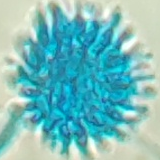
#> input picture dataset/00/000.png, 160 x 160 px; its folder holds only this picture in this run
$ python 00_audit_train.py
#> lines starting #> are read from the running program, lines starting #| are printed output that depends on the picture
### paths.py
# -*- coding: utf-8 -*-
"""
paths.py —— 全部脚本共用的输出文件夹约定（放在 Audit 文件夹，和其他脚本在一起）

Audit/
├── *.py, *.zsh                  脚本
├── taxonomy_map.csv, answers.csv
└── output/
    ├── 01_trainsets/            trainset, trainset_v3, trainset_roi_v3, trainset_loso_* …
    ├── 02_training_runs/        runs/（新训练默认放这里）, runs_20261009_…, runs_loso/
    ├── 03_external_eval/        ext_eval*, ext_loso/
    ├── 04_audit_review/         ext_audit/, train_audit/, review_*/, review_images.csv …
    ├── 05_roi_diagnostics/      roi_diag*
    └── 06_logs/

命令行里可以只写短名字，脚本会自动到对应文件夹里找：
    --trainset trainset_v3                → output/01_trainsets/trainset_v3
    --models runs/swin_t_full_final       → output/02_training_runs/runs/swin_t_full_final
    --out ext_eval_roi_v3                 → output/03_external_eval/ext_eval_roi_v3
写绝对路径或当前目录下确实存在的路径，则按原样使用（兼容旧的文件夹结构）。
"""
import os
import sys
import math
import unicodedata

BASE = os.path.dirname(os.path.abspath(__file__))
OUT = os.path.join(BASE, "output")
TRAINSETS = os.path.join(OUT, "01_trainsets")
RUNS_ROOT = os.path.join(OUT, "02_training_runs")
RUNS = os.path.join(RUNS_ROOT, "runs")                 # train.py 新训练的默认位置
EXT = os.path.join(OUT, "03_external_eval")
AUDIT = os.path.join(OUT, "04_audit_review")
DIAG = os.path.join(OUT, "05_roi_diagnostics")
LOGS = os.path.join(OUT, "06_logs")

EXT_AUDIT = os.path.join(AUDIT, "ext_audit")
TRAIN_AUDIT = os.path.join(AUDIT, "train_audit")
MANIFEST = os.path.join(EXT_AUDIT, "manifest.csv")
INVENTORY = os.path.join(EXT_AUDIT, "inventory.csv")
TRAIN_MANIFEST = os.path.join(TRAIN_AUDIT, "train_manifest.csv")

ALL_DIRS = [TRAINSETS, RUNS_ROOT, EXT, AUDIT, DIAG, LOGS]


def _clean(p):
    return os.path.expanduser(str(p).strip().strip("'\""))


# [13 lines left out: function find, not called in this run]


def place(p, base):
    """输出用：绝对路径 → 原样；当前目录下已存在 → 原样（旧结构）；只写了名字 → 放进 base"""
    p = _clean(p)
#> in scan, im is the input picture: PIL image 160x160 RGBA; mean R, G, B, A 119.8, 187.4, 188.5, 255
    if os.path.isabs(p):
        return p
    if os.path.exists(p):
        return os.path.abspath(p)
    parent = os.path.dirname(p.rstrip("/"))
    if parent and os.path.isdir(parent):          # 写了带文件夹的路径且上级文件夹存在（如 output/03_external_eval/xxx）
        return os.path.abspath(p)
    tail = p[2:] if p.startswith("./") else p
    return os.path.join(base, tail)


# [35 lines left out: functions find_trainset_csv, find_run, latest_cv_run, not called in this run]


# ---------------------------------------------------------------------------
# 中文对齐的表格（pandas 的 to_string 把中文当 1 格，终端里会错位）
# ---------------------------------------------------------------------------
def _dw(s):
    return sum(2 if unicodedata.east_asian_width(c) in "WF" else 1 for c in str(s))


def _fmt(v):
    try:
        import numpy as np
        if isinstance(v, np.floating):
            v = float(v)
        elif isinstance(v, np.integer):
            v = int(v)
    except ImportError:
        pass
    if v is None:
        return "—"
    if isinstance(v, float):
        return "—" if math.isnan(v) else f"{v:.3f}"
    if isinstance(v, (tuple, list)):
        return "(" + ", ".join(_fmt(x) for x in v) + ")"
    return str(v)


def table(obj, index=True):
    """DataFrame / Series → 按显示宽度对齐的文本表格；数字列右对齐"""
    import pandas as pd
    if isinstance(obj, pd.Series):
        obj = obj.to_frame(obj.name if obj.name is not None else "数量")
    keep_index = index and not isinstance(obj.index, pd.RangeIndex)
    df = obj.reset_index() if keep_index else obj
    cols = ["" if str(c) == "index" else str(c) for c in df.columns]
    rows = [[_fmt(v) for v in r] for r in df.itertuples(index=False)]
    if not rows:
        return "（无数据）"
    w = [max([_dw(c)] + [_dw(r[i]) for r in rows]) for i, c in enumerate(cols)]

    def isnum(x):
        x = x.replace("—", "").replace("-", "", 1).replace(".", "", 1)
        return x == "" or x.isdigit() or x.startswith("(")
    right = [all(isnum(r[i]) for r in rows) for i in range(len(cols))]

    def line(vals):
        out = []
        for i, v in enumerate(vals):
            pad = " " * (w[i] - _dw(v))
            out.append(pad + v if right[i] else v + pad)
        return "  ".join(out).rstrip()
    head = line(cols)
    return "\n".join([head, "-" * _dw(head)] + [line(r) for r in rows])

### 00_audit_train.py
#!/usr/bin/env python3
# -*- coding: utf-8 -*-
"""
00_audit_train.py —— 训练集审计：重复图 / 跨类别重复 / 菌株分组推断 / 菌落图标签核对

用法（默认路径已按你的 Mac 设置）：
    python 00_audit_train.py
    python 00_audit_train.py --micro_root /Users/chunjiang/Documents/真菌AI/CNN/dataset \
                          --colony_root /Users/chunjiang/Documents/真菌AI/CNN/normal \
                          --out ./train_audit

依赖（清华源）：
    pip install -i https://pypi.tuna.tsinghua.edu.cn/simple pillow numpy pandas

输出：
    train_audit/train_manifest.csv   每张图一行：类别、来源类型、md5、拍摄日期、推断的 group_id 及可信度
    train_audit/summary.txt          每类图片数 / 推断菌株数 / 重复情况 / 跨类别重复 / 菌落标签疑点

group_id 推断规则（宁大勿小：分组偏大只会让评估更保守，偏小才会泄漏）：
    1. 文件名带菌株号：烟曲霉-02_006 → 烟曲霉-02；微小根霉_01_005 → 微小根霉_01；W-B-14_烟曲霉_001 → W-B-14
    2. tile_15_3 → tile_15（同一原图切出的小图）
    3. ✅ 文件夹截图（文件名含 "XXpics"）→ 文件夹 × 菌种 为一组（无法区分同一文件夹内的不同菌株时的保守做法）
    4. 其余（species_N、Untitled-N、000.png）→ 同类别 + 同一拍摄日期 为一组（EXIF 优先，其次文件修改日期）
    5. 内容完全相同（md5）或近似重复（dHash+互相关）的图强制并入同一组
"""
import os
import re
import hashlib
import argparse
from collections import defaultdict
from datetime import datetime

import numpy as np
import pandas as pd
from PIL import Image
import sys
sys.path.insert(0, os.path.dirname(os.path.abspath(__file__)))
import paths as OP   # noqa: E402  输出文件夹约定（output/01_… 06_…）

IMG_EXTS = (".jpg", ".jpeg", ".png", ".bmp", ".tif", ".tiff", ".webp")
DUP_HAMMING = 6
NCC_THR = 0.95           # 第一步：48x48 灰度相关系数（只做候选，单个细胞/简单构图极易误报）
THUMB = 48
FINE = 96                # 第二步：96x96 彩色逐像素比较
FINE_MAD = 4.0
FINE_NCC = 0.995           # 平均绝对像素差 < 4（0-255 灰阶）才判为"同一张图"（只差压缩/缩放）

LABELS = {
    "00": "土曲霉", "01": "链格孢", "02": "阿萨希毛孢子菌", "04": "布鲁菌革兰染色", "05": "黑曲霉",
    "06": "黄曲霉", "07": "尖端赛多孢", "08": "烟曲霉", "09": "微小根霉", "10": "白念珠菌",
    "11": "光滑念珠菌", "13": "克柔念珠菌", "15": "热带念珠菌", "19": "耳念珠菌", "21": "罗伦特隐球菌",
    "22": "酿酒酵母", "27": "根霉", "28": "构巢", "29": "马尔尼菲", "30": "青霉", "31": "少根根霉",
    "32": "镰刀", "33": "多育赛多孢", "34": "申克孢子丝", "35": "小克银汉", "36": "帚霉",
    "37": "弯孢霉", "38": "拟青霉", "39": "无绿藻", "40": "杂色曲霉", "41": "毛霉", "42": "灰绿曲霉",
    "43": "着色霉", "44": "离蠕孢", "45": "组织胞浆菌", "46": "裂褶菌", "47": "波氏赛多孢",
    "48": "鬼伞", "49": "犁头霉", "50": "隐球菌",
}
# 文件名中的菌名与类别不一致时提示（例：根霉(27) 里出现 小孢根霉 → 应属 微小根霉(09)）
NAME_TO_CLASS = {"小孢根霉": "09", "微小根霉": "09", "少根根霉": "31", "烟曲霉": "08", "黄曲霉": "06",
                 "黑曲霉": "05", "土曲霉": "00", "构巢": "28", "杂色曲霉": "40", "灰绿曲霉": "42",
                 "多育赛多孢": "33", "波氏赛多孢": "47", "尖端赛多孢": "07", "拟青": "38", "镰刀": "32",
                 "耳念珠菌": "19", "小克银": "35", "申克孢子丝": "34", "马尔尼菲": "29"}


def dhash(img, size=8):
    g = np.asarray(img.convert("L").resize((size + 1, size), Image.BILINEAR), dtype=np.int16)
    bits = (g[:, 1:] > g[:, :-1]).flatten()
    return int("".join("1" if b else "0" for b in bits), 2)


def fine(img):
    return np.asarray(img.convert("RGB").resize((FINE, FINE), Image.BILINEAR), dtype=np.uint8)


# [12 lines left out: function same_image, not called in this run]


def thumb(img):
    a = np.asarray(img.convert("L").resize((THUMB, THUMB), Image.BILINEAR), dtype=np.float32).ravel()
#> a = 2304 values, max 249 at index 662, min 94 at index 1700, mean 167.3
    a -= a.mean()
#> a = 2304 values, max 81.65 at index 662, min -73.35 at index 1700, mean 0
    n = np.linalg.norm(a)
#> n = 1954.1
    return a / n if n > 0 else a


def hamming(a, b):
    x = np.bitwise_xor(a[:, None], b[None, :])
    return np.unpackbits(x.view(np.uint8).reshape(*x.shape, 8), axis=-1).sum(-1)


def shot_date(img, path):
    try:
        ex = img.getexif()
        v = ex.get(36867) or ex.get_ifd(0x8769).get(36867) or ex.get(306)
        if v:
            return str(v)[:10].replace(":", "-"), "exif"
    except Exception:
        pass
    return datetime.fromtimestamp(os.path.getmtime(path)).strftime("%Y-%m-%d"), "mtime"


def strain_rule(cls, fn):
    """返回 (group_id, 规则名)，无法从文件名推断时返回 (None, None)"""
    stem = os.path.splitext(fn)[0]
    stem = re.sub(r"\(\d+\)$", "", stem).strip()          # 000(1) → 000
    m = re.match(r"^([A-Za-z]+-[ABC]-\d+)_", stem)       # W-B-14_烟曲霉_001
    if m:
        return m.group(1), "contrib_code"
    m = re.match(r"^(.+?pics)(.*?)_\d+$", stem)          # 真菌图（…）_56pics烟曲霉_033
    if m:
        return f"{m.group(1)}|{m.group(2) or cls}", "contrib_folder"
    m = re.match(r"^tile_(\d+)_\d+$", stem)              # tile_15_3
    if m:
        return f"{cls}|tile_{m.group(1)}", "tile_source"
    m = re.match(r"^(\D+?)[-_](\d+)_\d+$", stem)         # 烟曲霉-02_006 / 微小根霉_01_005
    if m:
        return f"{m.group(1)}-{m.group(2)}", "strain_in_name"
    return None, None


def scan(root, modality):
    rows = []
    if not root or not os.path.isdir(root):
        return rows
    for cls in sorted(os.listdir(root)):
        cdir = os.path.join(root, cls)
        if not os.path.isdir(cdir):
            continue
        for dp, _, fns in os.walk(cdir):
            for fn in sorted(fns):
                if not fn.lower().endswith(IMG_EXTS) or fn.startswith("."):
                    continue
                p = os.path.join(dp, fn)
                r = dict(modality=modality, cls=cls, species=LABELS.get(cls, ""),
                         rel_path=os.path.relpath(p, root), file=fn)
                try:
                    with open(p, "rb") as f:
                        r["md5"] = hashlib.md5(f.read()).hexdigest()
                    with Image.open(p) as im:
                        r["date"], r["date_src"] = shot_date(im, p)
                        im = im.convert("RGB")
                        r["width"], r["height"] = im.size
                        r["_dh"], r["_th"], r["_fi"] = dhash(im), thumb(im), fine(im)
#> in fine, `return np.asarray(img.convert("RGB").resize((FINE, FINE), Image.BILINE..`:
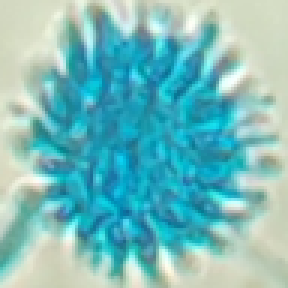
#> returned value: shape (96, 96, 3) (shown 3 times larger); mean of channels 0, 1, 2 119.9, 187.5, 188.6; drawn as R, G, B
                    r["error"] = ""
                except Exception as e:
                    r.update(md5="", date="", date_src="", width=None, height=None,
                             _dh=None, _th=None, _fi=None, error=str(e))
                rows.append(r)
    return rows


class UF:
    def __init__(self, n):
        self.p = list(range(n))

    def find(self, i):
        while self.p[i] != i:
            self.p[i] = self.p[self.p[i]]
            i = self.p[i]
        return i

    def union(self, a, b):
        self.p[self.find(a)] = self.find(b)


def main():
    ap = argparse.ArgumentParser()
    ap.add_argument("--micro_root", default="/Users/chunjiang/Documents/真菌AI/CNN/dataset")
    ap.add_argument("--colony_root", default="/Users/chunjiang/Documents/真菌AI/CNN/normal")
    ap.add_argument("--out", default=OP.TRAIN_AUDIT)
    a = ap.parse_args()
    a.out = OP.place(a.out, OP.AUDIT)
    os.makedirs(a.out, exist_ok=True)

    rows = scan(a.micro_root, "micro") + scan(a.colony_root, "colony")
#> rows = 1 item
    df = pd.DataFrame(rows)
#> df = table of 1 rows and 14 columns
    print(f"扫描完成：{len(df)} 张")
#| 扫描完成：1 张

    # ---------- 初步 group ----------
    gid, rule = [], []
    for _, r in df.iterrows():
        g, ru = strain_rule(r.cls, r.file)
        if g is None:
            g, ru = f"{r.modality}|{r.cls}|date:{r.date}", f"date_{r.date_src}"
        gid.append(g)
        rule.append(ru)
#> this loop made 1 pass
#> stem in strain_rule on pass 1: '000'
#> after the loop, gid = ['micro|00|date:2026-12-05']; rule = ['date_mtime']
    df["group_id"], df["group_rule"] = gid, rule

    # ---------- 重复检测（同一模态内）----------
    uf = UF(len(df))
    df["exact_dup_of"] = ""
    df["near_dup_of"] = ""
    df["cross_class_dup"] = ""
    for mod in ("micro", "colony"):
        idx = df.index[(df.modality == mod) & (df.error == "")].tolist()
        by_md5 = defaultdict(list)
        for i in idx:
            by_md5[(df.at[i, "cls"], df.at[i, "md5"])].append(i)
        for lst in by_md5.values():
            # 保留"原名"那张（不带 (1) 之类后缀、文件名最短），其余记为副本
            lst = sorted(lst, key=lambda i: ("(" in df.at[i, "file"], len(df.at[i, "file"]), df.at[i, "file"]))
            for j in lst[1:]:
                uf.union(lst[0], j)
                df.at[j, "exact_dup_of"] = df.at[lst[0], "rel_path"]
        H = np.array([df.at[i, "_dh"] for i in idx], dtype=np.uint64)
        T = np.stack([df.at[i, "_th"] for i in idx]) if idx else np.zeros((0, THUMB * THUMB))
        for s in range(0, len(idx), 400):
            D = hamming(H[s:s + 400], H)
            for k, row in enumerate(D):
                ii = s + k
                for jj in np.where(row <= DUP_HAMMING)[0]:
                    if jj <= ii or float(T[ii] @ T[jj]) < NCC_THR:
                        continue
                    i, j = idx[ii], idx[jj]
                    if not same_image(df.at[i, "_fi"], df.at[j, "_fi"]):
                        continue
                    if df.at[i, "cls"] == df.at[j, "cls"]:
                        if df.at[i, "md5"] == df.at[j, "md5"]:
                            continue
                        uf.union(i, j)
                        df.at[j, "near_dup_of"] = df.at[i, "rel_path"]
                    else:
                        df.at[i, "cross_class_dup"] += df.at[j, "rel_path"] + ";"
                        df.at[j, "cross_class_dup"] += df.at[i, "rel_path"] + ";"
#> this loop made 2 passes
#> (idx, H) on pass 1: ([0], [11465917377588203406])
#> after the loop, lst = [0]
    # 重复图所在的 group 整体合并（重复图跨越两个组时，两组合为一组）
    comp = defaultdict(list)
#> comp = 0 items
    for i in df.index:
        comp[uf.find(i)].append(i)
#> this loop made 1 pass
    g_uf = {}

    def gf(g):
        while g_uf.get(g, g) != g:
            g = g_uf[g]
        return g
    for members in comp.values():
        gs = sorted(set(gid[i] for i in members))
        for g in gs[1:]:
            g_uf[gf(g)] = gf(gs[0])
#> this loop made 1 pass
#> (members, gs) on pass 1: ([0], ['micro|00|date:2026-12-05'])
#> after the loop, g_uf = 0 items
    df["group_id"] = df["group_id"].map(gf)

    conf = {"contrib_code": "high", "strain_in_name": "high", "tile_source": "medium",
            "contrib_folder": "conservative", "date_exif": "medium", "date_mtime": "low"}
    df["group_confidence"] = df["group_rule"].map(conf).fillna("low")

    # ---------- 菌落标签核对 ----------
    df["label_conflict"] = ""
    for i, r in df.iterrows():
        for name, c in NAME_TO_CLASS.items():
            if name in r.file and c != r.cls and not (name == "镰刀" and r.cls == "32"):
                # 更长的名字优先（"小孢根霉" 优先于 "根霉"）
                df.at[i, "label_conflict"] = f"文件名含'{name}'→应属{c}"
                break

    out = df.drop(columns=["_dh", "_th", "_fi"])
#> out = table of 1 rows and 18 columns
    out.to_csv(os.path.join(a.out, "train_manifest.csv"), index=False, encoding="utf-8-sig")

    # ---------- 汇总 ----------
    lines = []
    W = lines.append
    W(f"总图片: {len(df)}  (显微 {int((df.modality=='micro').sum())} / 菌落 {int((df.modality=='colony').sum())})  读取失败: {int((df.error!='').sum())}\n")
    W("拍摄日期来源: " + df.date_src.value_counts().to_dict().__repr__())
    W("  (mtime 只是文件修改日期，若图片被批量复制过，同一天会出现大量不同菌株，此时日期分组不可信)\n")
    m = df[df.modality == "micro"]
#> m = table of 1 rows and 21 columns
    t = m.groupby("cls").agg(species=("species", "first"), images=("file", "size"),
                             groups=("group_id", "nunique"),
                             exact_dups=("exact_dup_of", lambda s: int((s != "").sum())),
                             near_dups=("near_dup_of", lambda s: int((s != "").sum())),
                             rule=("group_rule", lambda s: ",".join(f"{k}:{v}" for k, v in s.value_counts().items())))
    W("=== 显微图：每类图片数 / 推断菌株组数 / 重复 ===")
    W(OP.table(t))
    W("\n推断菌株组数 ≥5 的类别（可做 isolate-level 5 折）: " +
      ", ".join(f"{c}{t.at[c,'species']}" for c in t.index if t.at[c, "groups"] >= 5))
    W("推断菌株组数 <5 的类别（无法可靠做 5 折，需补菌株或剔除）: " +
      ", ".join(f"{c}{t.at[c,'species']}({t.at[c,'groups']})" for c in t.index if t.at[c, "groups"] < 5))
    W(f"\n完全相同的重复图（md5）: {int((df.exact_dup_of!='').sum())}   近似重复: {int((df.near_dup_of!='').sum())}")
    W("  旧代码按文件名分组，000.png 与 000(1).png 会被分进不同组 → 同一张图同时出现在训练折和验证折。\n")
    cc = df[df.cross_class_dup != ""]
#> cc = table of 0 rows and 21 columns
    W(f"=== 跨类别：像素级几乎相同的图（MAD<4 且相关≥0.995）: {len(cc)} ===")
    for _, r in cc.iterrows():
        W(f"  [{r.cls}] {r.rel_path}  <->  {r.cross_class_dup}")
#> this loop made 0 passes
    lc = df[df.label_conflict != ""]
#> lc = table of 0 rows and 21 columns
    W(f"\n=== 文件名菌名与类别不符: {len(lc)} ===")
    for _, r in lc.iterrows():
        W(f"  [{r.modality} {r.cls}] {r.rel_path}  {r.label_conflict}")
    col = df[df.modality == "colony"].groupby("cls").agg(images=("file", "size"), groups=("group_id", "nunique"))
#> col = table of 0 rows and 2 columns
    W("\n=== 菌落图：每类图片数 / 推断菌株组数 ===")
    W(OP.table(col))
    txt = "\n".join(lines)
    with open(os.path.join(a.out, "summary.txt"), "w", encoding="utf-8") as f:
        f.write(txt)
    print(txt)


if __name__ == "__main__":
    main()

$ run again, on dataset/00/004.png
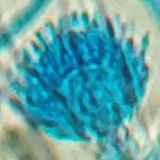
#> input picture dataset/00/004.png, 160 x 160 px
#> in scan, im is the input picture: PIL image 160x160 RGBA; mean R, G, B, A 94.7, 163.5, 167.4, 255
#> im: PIL image 160x160 RGB
#> in thumb, `a = np.asarray(img.convert("L").resize((THUMB, THUMB), Image.BILINEAR)..`: a = 2304 values, max 231 at index 1917, min 60 at index 694, mean 143.4
#> in thumb, `a -= a.mean()`: a = 2304 values, max 87.6 at index 1917, min -83.4 at index 694, mean -6.78e-06
#> n = 1980.2
#> in fine, `return np.asarray(img.convert("RGB").resize((FINE, FINE), Image.BILINE..`:
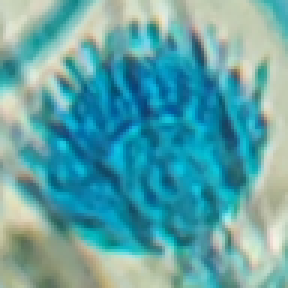
#> returned value: shape (96, 96, 3) (shown 3 times larger); mean of channels 0, 1, 2 94.8, 163.6, 167.5; drawn as R, G, B
#> in main, `rows = scan(a.micro_root, "micro") + scan(a.colony_root, "colony")`: rows = 1 item
#> df = table of 1 rows and 14 columns
#| 扫描完成：1 张
#> the loop in main, `for _, r in df.iterrows():` made 1 pass
#> stem in strain_rule on pass 1: '004'
#> after the loop in main, `for _, r in df.iterrows():`: gid = ['micro|00|date:2026-12-05']; rule = ['date_mtime']
#> the loop in main, `for mod in ("micro", "colony"):` made 2 passes
#> (idx, H) on pass 1: ([0], [7387890323388567395])
#> after the loop in main, `for mod in ("micro", "colony"):`: lst = [0]
#> comp = 0 items
#> the loop in main, `for i in df.index:` made 1 pass
#> the loop in main, `for members in comp.values():` made 1 pass
#> (members, gs) on pass 1: ([0], ['micro|00|date:2026-12-05'])
#> the loop in main, `for i, r in df.iterrows():` made 1 pass
#> out = table of 1 rows and 18 columns
#> m = table of 1 rows and 21 columns
#> cc = table of 0 rows and 21 columns
#> col = table of 0 rows and 2 columns

$ run again, on dataset/00/005.png
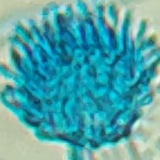
#> input picture dataset/00/005.png, 160 x 160 px
#> in scan, im is the input picture: PIL image 160x160 RGBA; mean R, G, B, A 77.9, 163.6, 169.5, 255
#> im: PIL image 160x160 RGB
#> in thumb, `a = np.asarray(img.convert("L").resize((THUMB, THUMB), Image.BILINEAR)..`: a = 2304 values, max 228 at index 1151, min 61 at index 513, mean 138.6
#> in thumb, `a -= a.mean()`: a = 2304 values, max 89.38 at index 1151, min -77.62 at index 513, mean 0
#> n = 1887.4
#> in fine, `return np.asarray(img.convert("RGB").resize((FINE, FINE), Image.BILINE..`:
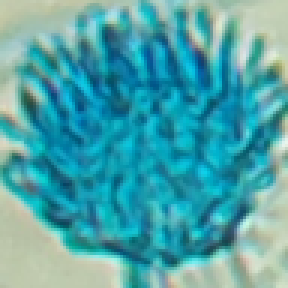
#> returned value: shape (96, 96, 3) (shown 3 times larger); mean of channels 0, 1, 2 78, 163.6, 169.6; drawn as R, G, B
#> in main, `rows = scan(a.micro_root, "micro") + scan(a.colony_root, "colony")`: rows = 1 item
#> df = table of 1 rows and 14 columns
#| 扫描完成：1 张
#> the loop in main, `for _, r in df.iterrows():` made 1 pass
#> stem in strain_rule on pass 1: '005'
#> after the loop in main, `for _, r in df.iterrows():`: gid = ['micro|00|date:2026-12-05']; rule = ['date_mtime']
#> the loop in main, `for mod in ("micro", "colony"):` made 2 passes
#> (idx, H) on pass 1: ([0], [513163221700119311])
#> after the loop in main, `for mod in ("micro", "colony"):`: lst = [0]
#> comp = 0 items
#> the loop in main, `for i in df.index:` made 1 pass
#> the loop in main, `for members in comp.values():` made 1 pass
#> (members, gs) on pass 1: ([0], ['micro|00|date:2026-12-05'])
#> the loop in main, `for i, r in df.iterrows():` made 1 pass
#> out = table of 1 rows and 18 columns
#> m = table of 1 rows and 21 columns
#> cc = table of 0 rows and 21 columns
#> col = table of 0 rows and 2 columns

$ run again, on dataset/00/006.png
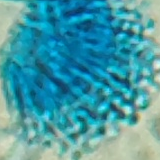
#> input picture dataset/00/006.png, 160 x 160 px
#> in scan, im is the input picture: PIL image 160x160 RGBA; mean R, G, B, A 71.6, 154.5, 165.6, 255
#> im: PIL image 160x160 RGB
#> in thumb, `a = np.asarray(img.convert("L").resize((THUMB, THUMB), Image.BILINEAR)..`: a = 2304 values, max 227 at index 959, min 55 at index 167, mean 131
#> in thumb, `a -= a.mean()`: a = 2304 values, max 96.02 at index 959, min -75.98 at index 167, mean -2.54e-06
#> n = 1858.1
#> in fine, `return np.asarray(img.convert("RGB").resize((FINE, FINE), Image.BILINE..`:
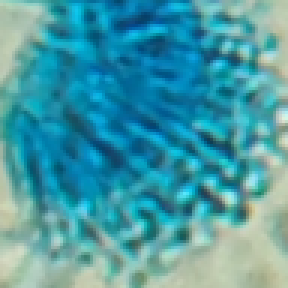
#> returned value: shape (96, 96, 3) (shown 3 times larger); mean of channels 0, 1, 2 71.6, 154.6, 165.7; drawn as R, G, B
#> in main, `rows = scan(a.micro_root, "micro") + scan(a.colony_root, "colony")`: rows = 1 item
#> df = table of 1 rows and 14 columns
#| 扫描完成：1 张
#> the loop in main, `for _, r in df.iterrows():` made 1 pass
#> stem in strain_rule on pass 1: '006'
#> after the loop in main, `for _, r in df.iterrows():`: gid = ['micro|00|date:2026-12-05']; rule = ['date_mtime']
#> the loop in main, `for mod in ("micro", "colony"):` made 2 passes
#> (idx, H) on pass 1: ([0], [1085102730280636172])
#> after the loop in main, `for mod in ("micro", "colony"):`: lst = [0]
#> comp = 0 items
#> the loop in main, `for i in df.index:` made 1 pass
#> the loop in main, `for members in comp.values():` made 1 pass
#> (members, gs) on pass 1: ([0], ['micro|00|date:2026-12-05'])
#> the loop in main, `for i, r in df.iterrows():` made 1 pass
#> out = table of 1 rows and 18 columns
#> m = table of 1 rows and 21 columns
#> cc = table of 0 rows and 21 columns
#> col = table of 0 rows and 2 columns
